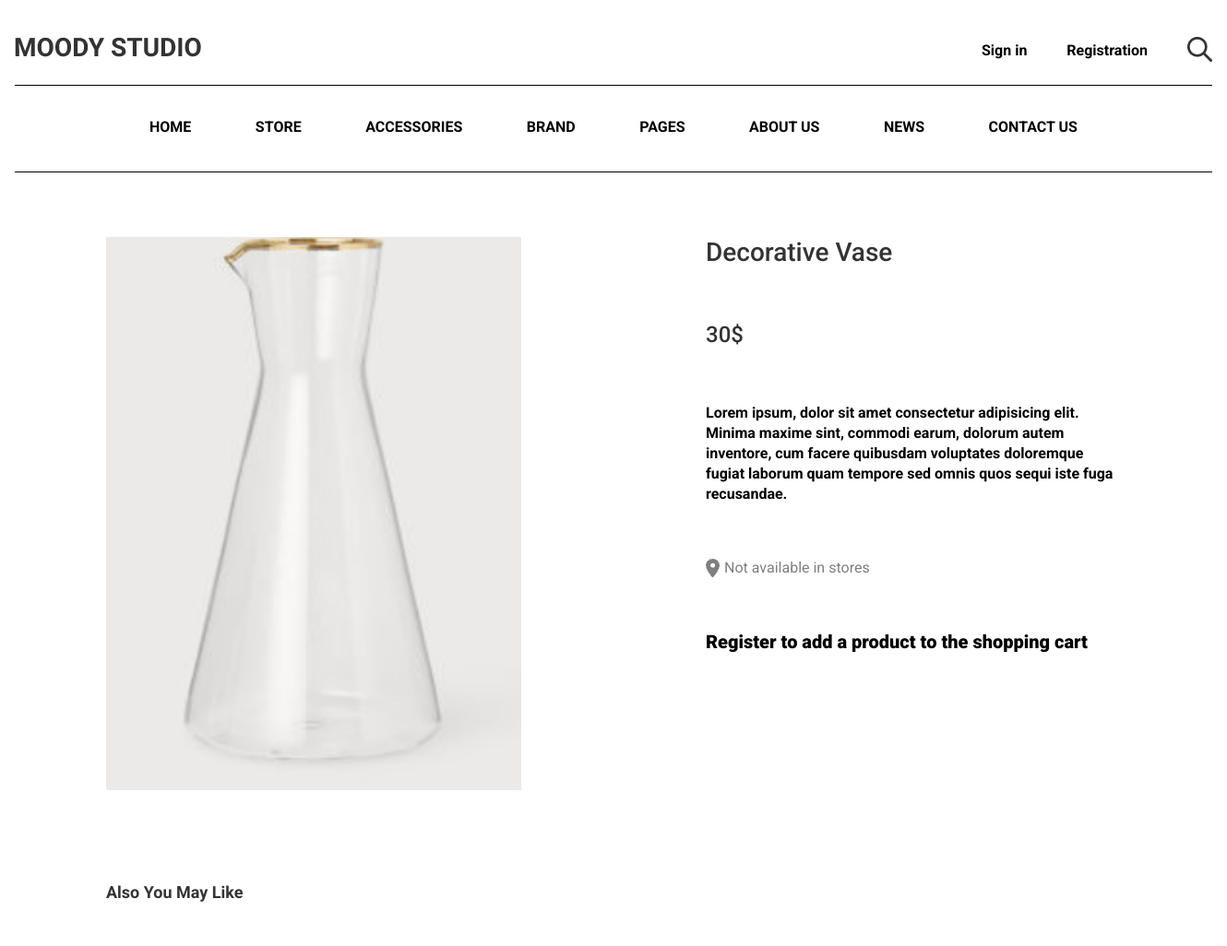
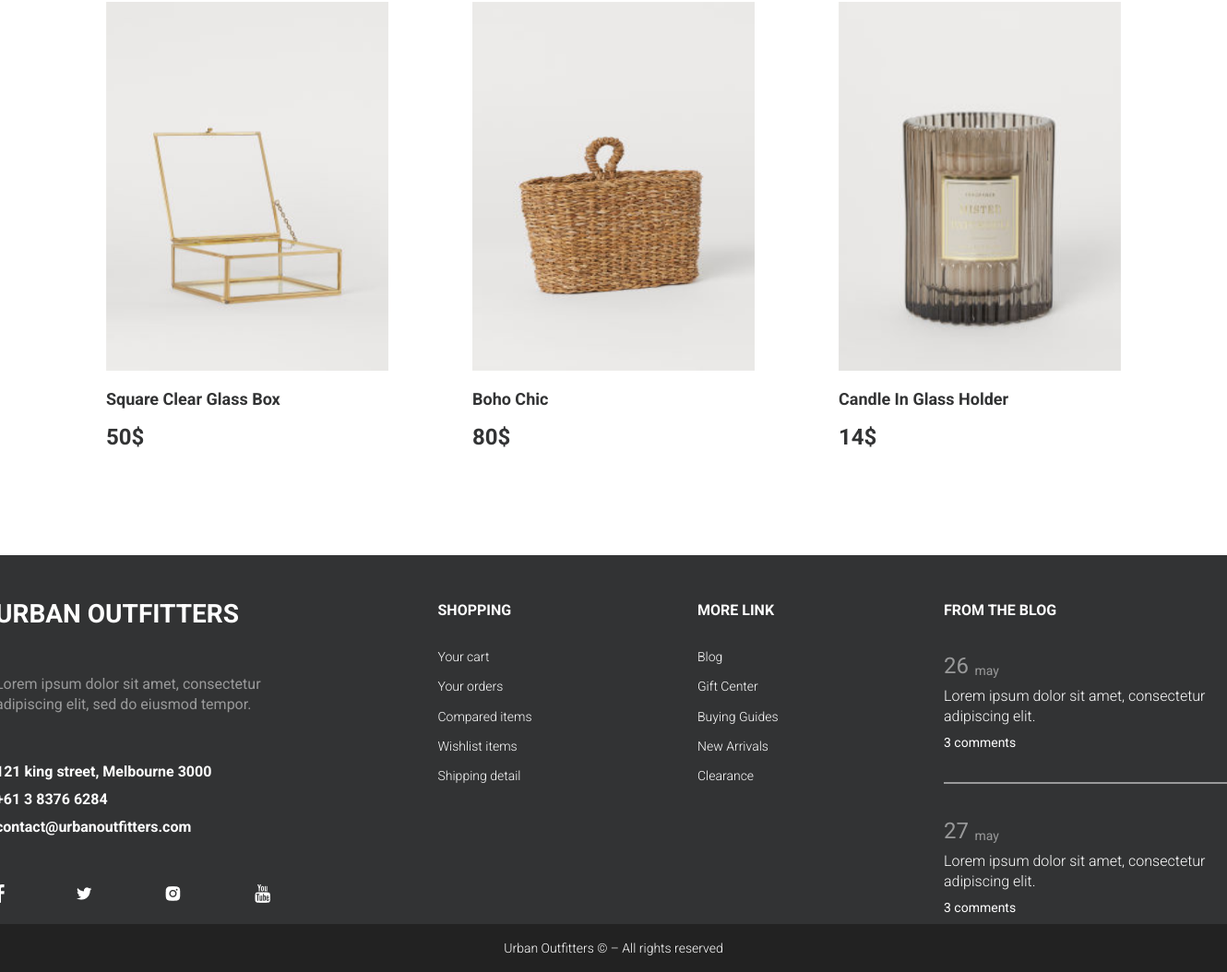
Page /single.php?id=1 on the committed database (2 pictures, top to bottom).
### tables this page shows
CREATE TABLE `goods` (
  `id` int(11) NOT NULL,
  `title` varchar(255) NOT NULL,
  `price` int(11) NOT NULL,
  `image` varchar(255) NOT NULL,
  `count` int(11) NOT NULL,
  `catid` int(11) NOT NULL
);

### single.php (the view, shortened to what this page needs)
<?php
include('include/DBconnect.php');
?>
<!DOCTYPE html>
<html lang="en">
<head>
    <link href="https://cdn.jsdelivr.net/npm/bootstrap@5.0.0-beta3/dist/css/bootstrap.min.css" rel="stylesheet">
    <link rel="stylesheet" href="http://maxcdn.bootstrapcdn.com/font-awesome/latest/css/font-awesome.min.css">
    <link href='./assets/jquery-bar-rating-master/dist/themes/fontawesome-stars.css' rel='stylesheet' type='text/css'>
    <link href="CSS/reset.css" rel="stylesheet">
    <link href="CSS/main.css" rel="stylesheet">
</head>
<body>
    <?php include('include/nav.php')?>
    <div class="single-container">
        <?php
            $sql = "SELECT * FROM `goods` WHERE `id`=  '" . (int)$_GET['id'] . "' ";
            $res = $mysqli -> query($sql);
            if ($res -> num_rows > 0) {
                while ($resArticle = $res -> fetch_assoc()) {
        ?>
            <div class="single-product-wrapper">
                <img class="single-product-img" src="./Img/<?=$resArticle["image"]?>" alt="problem">
                <div class="single-product-block">
                    <div class="single-product-title"><?=$resArticle["title"]?></div>
                    <div class="single-product-price"><?=$resArticle["price"]?>$</div>
                    <div class="single-product-text" >Lorem ipsum, dolor sit amet consectetur adipisicing elit. Minima maxime sint, commodi earum, dolorum autem inventore, cum facere quibusdam voluptates doloremque fugiat laborum quam tempore sed omnis quos sequi iste fuga recusandae.</div>
                    <div class="single-product-stores"><img src="./Img/vector tag.png" alt="problem">Not available in stores</div>
                    <?php
                        if(isset($_SESSION['user']['rights'])=='user' || isset($_SESSION['user']['rights'])=='admin') {
                    ?>
                        <form class="single-product-form" action="include/addtocart.php?id=<?=$resArticle["id"]?>" method="post" >
                            <label class='cart-goods-check-label' for="quantity">Quantity</label>
                            <input class="single-product-input" type="number" name="quantity" min="1" max="10" value="1">
                            <input class="single-product-button" type="submit" name="add" id="add" value="Add to shopping bag">
                        </form>
                    <?php  } else { ?>
                        <div class="single-product-warning">Register to add a product to the shopping cart </div>
                     <?php } ?>
                </div>
            </div>
        <?php } } ?>
        <div class="also-container">
            <div class="also-title">Also You May Like</div>
            <div class="also-wrapper">
                <?php
                $sql = "SELECT * FROM `goods` ORDER BY RAND() LIMIT 3";
                $res = $mysqli -> query($sql);
                if ($res -> num_rows > 0) {
                    while ($resArticle = $res -> fetch_assoc()) {
                ?>
                <div class="also-card">
                    <a a href="single.php?id=<?=$resArticle["id"]?>">
                        <img class="also-img" src="./Img/<?=$resArticle["image"]?>" alt="problem">
                        <div class="also-block">
                            <div class="also-title"><?=$resArticle["title"]?></div>
                            <div class="also-price"><?=$resArticle["price"]?>$</div>
                        </div>
                    </a>
                </div>
                <?php } } ?>
            </div>
        </div>
    </div>
    <?php include('include/footer.php')?>
</body>
</html>

### include/nav.php (shortened to what this page needs)
<nav>
        <div class="nav-container">
            <div class="nav-refs">
                <div class="nav-logo">
                    <a href="index.php">
                        <img src="./Img/MOODY STUDIO.png" alt="problem">
                    </a>
                </div>
                <div class="nav-buttons">
                    <ul>
                        <?php
                            if(isset($_SESSION['user']['rights'])=='user' || isset($_SESSION['user']['rights'])=='admin') {
                        ?>
                            <li><a href="include/logout.php">Log out</a></li>
                            <li><a href="./cart.php"><img src="./Img/basketclean.png" alt="problem"></a></li>
                        <?php  } else { ?>
                            <li><a href="#" class="nav-modal-open" id="button">Sign in</a></li>
                            <li><a href="#" class="nav-modal2-open">Registration</a></li>
                        <?php } ?>
                        <li><a href="#"><img src="./Img/loop.png" alt="problem"></a></li>
                    </ul>
                </div>
            </div>
            <div class="nav-menu">
                <div class="nav-categories">
                    <ul>
                        <li><a href="index.php">home</a></li>
                        <li><a href="category.php">store</a></li>
                        <li><a href="">accessories</a></li>
                        <li><a href="">brand</a></li>
                        <li><a href="">pages</a></li>
                        <li><a href="">about us</a></li>
                        <li><a href="">news</a></li>
                        <li><a href="">contact us</a></li>
                    </ul>
                </div>
            </div>
        </div>
    </nav>

### include/footer.php
<footer>
        <div class="footer-container">
            <div class="footer-upperblock">
                <div class="footer-urban">
                    <div class="footer-urban-title">URBAN OUTFITTERS</div>
                    <div class="footer-urban-content">Lorem ipsum dolor sit amet, consectetur adipiscing elit, sed do eiusmod tempor.</div>
                    <div class="footer-urban-adress">
                        <div>121 king street, Melbourne 3000</div>
                        <div>+61 3 8376 6284</div>
                        <div>contact@urbanoutfitters.com</div>
                    </div>
                    <div class="footer-urban-soc">
                        <div><img src="./Img/facebook.png" alt="problem"></div>
                        <div><img src="./Img/twitter.png" alt="problem"></div>
                        <div><img src="./Img/instagram.png" alt="problem"></div>
                        <div><img src="./Img/youtube.png" alt="problem"></div>
                    </div>
                </div>
                <div class="footer-menu-wrapper">
                    <div class="footer-lesser-title">SHOPPING</div>
                    <div class="footer-menu">
                        <ul>
                            <li><a href="#">Your cart</a></li>
                            <li><a href="#">Your orders</a></li>
                            <li><a href="#">Compared items</a></li>
                            <li><a href="#">Wishlist items</a></li>
                            <li><a href="#">Shipping detail</a></li>
                        </ul>
                    </div>
                </div>
                <div class="footer-menu-wrapper">
                    <div class="footer-lesser-title">MORE LINK</div>
                    <div class="footer-menu">
                        <ul>
                            <li><a href="#">Blog</a></li>
                            <li><a href="#">Gift Center</a></li>
                            <li><a href="#">Buying Guides</a></li>
                            <li><a href="#">New Arrivals</a></li>
                            <li><a href="#">Clearance</a></li>
                        </ul>
                    </div>
                </div>
                <div class="footer-blog">
                    <div class="footer-lesser-title">FROM THE BLOG</div>
                    <div class="footer-blog-post">
                        <div class="footer-blog-date">
                            <div class="footer-blog-number">26</div>
                            <div class="footer-blog-month">may</div>
                        </div>
                        <div class="footer-blog-content">Lorem ipsum dolor sit amet, consectetur adipiscing elit.</div>
                        <div class="footer-blog-comment"><a href="#">3 comments</a></div>
                    </div>
                    <div class="footer-blog-line"></div>
                    <div class="footer-blog-post">
                        <div class="footer-blog-date">
                            <div class="footer-blog-number">27</div>
                            <div class="footer-blog-month">may</div>
                        </div>
                        <div class="footer-blog-content">Lorem ipsum dolor sit amet, consectetur adipiscing elit.</div>
                        <div class="footer-blog-comment"><a href="#">3 comments</a></div>
                    </div>
                </div>
            </div>
            <div class="footer-lowerblock">
                <div class="footer-rights">Urban Outfitters © – All rights reserved </div>
            </div>
        </div>
    </footer>

### rows in the picture
goods: image (picture), title "Decorative Vase", price "30"
goods: image (picture), title "Square Clear Glass Box", price "50"
goods: image (picture), title "Boho Chic", price "80"
goods: image (picture), title "Candle In Glass Holder", price "14"
